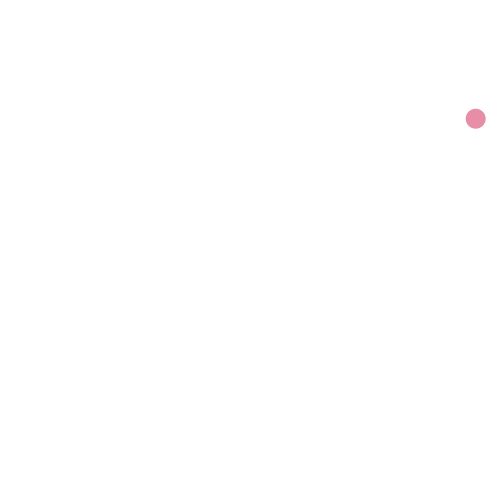
Frame 1 (no input)
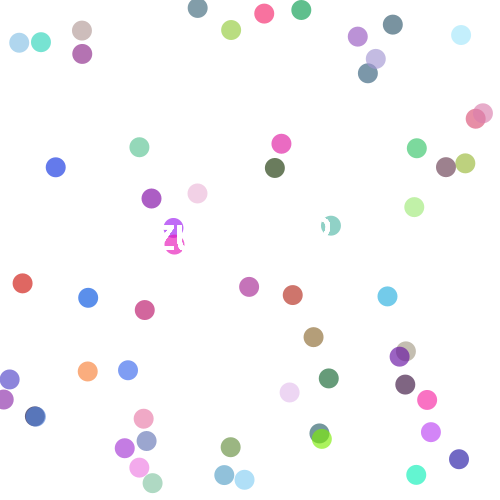
Frame 60 (the mouse pressed at the canvas centre just before this capture)
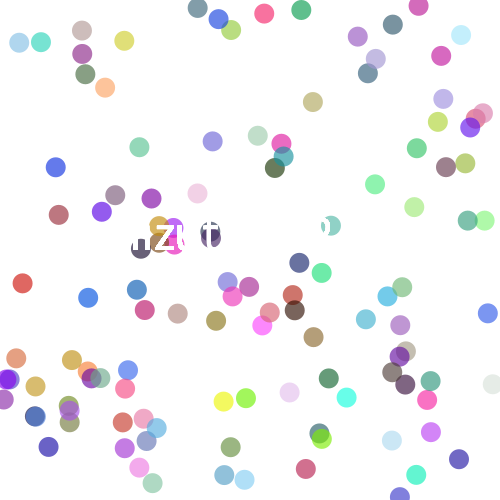
Frame 120 (the mouse held since frame 60 and released just before this capture)

The Processing sketch that drew these frames (run headless with seeded random() and noise(); from frame 60 on, the mouse is pressed at the canvas centre):

// Processing sketch: processing_152974
// ── processing_152974.pde

  int x = 10;
  int framerate = 1;
  float alph = random(255);
  color randomcl = color(random(255));
  void setup(){
  size(500,500);
  background(255);
  smooth();
  }
  void draw(){
  frameRate(framerate++);
  float randomx = random(width);
  float randomy = random(height);
  noStroke();
  strokeWeight(0);
  color fillcol = color(random(255), random(255), random(255));
  fill(fillcol,alph);
  ellipse(randomx,randomy,20,20);
  fill(255);
  text("mizutama2",100,250);
  textSize(50);
  }
